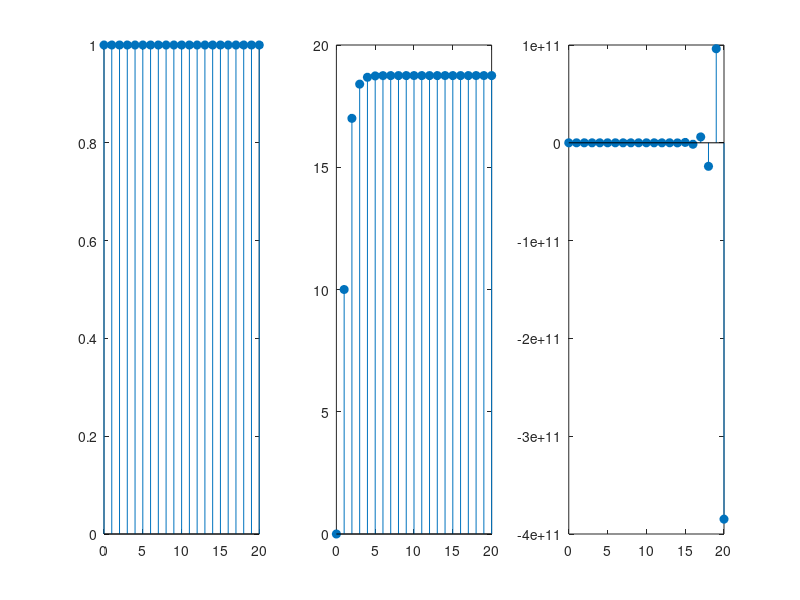

Write the MATLAB code that produced this figure. (Note: this script raises an error after producing the figure.)
% U3_Ejercicio_02
% Obtener Transformada  Z inversa con los coeficientes de los polinomios y con expresión simbólica

% Limpiar
clear;
clc;

% PRIMER METODO: Con coeficientes de polinomios se debe tener expresada la función en Z en exponentes positivos y ordenados de grado menor a mayor

% Declarar hasta que k se va a calcular
k=20;

% Declarar la señal impulso unitario
h=[1 zeros(1, k)];

% F1Z=z/(z-1)
num1Z=[1 0];        % Numerador
den1Z=[1 -1];        % Denominador

% Filtro digital unidimensional para implementar ecuaciones de diferencias para F1Z
x1k=filter(num1Z, den1Z, h)

% F2Z=(10z+5)/((z-1)(z-0.2))
num2Z=[0 10 5];            % Numerador
den2Z=[1 -1.2 0.2];        % Denominador

% Filtro digital unidimensional para implementar ecuaciones de diferencias para F2Z
x2k=filter(num2Z, den2Z, h)

% F3Z=(2z+1)/(z^2+3z-4)
num3Z=[0 2 1];        % Numerador
den3Z=[1 3 -4];        % Denominador

% Filtro digital unidimensional para implementar ecuaciones de diferencias para F3Z
x3k=filter(num3Z, den3Z, h)

% Graficar
n=0:k;

subplot(1, 3, 1)
stem(n, x1k, 'filled')

subplot(1, 3, 2)
stem(n, x2k, 'filled')

subplot(1, 3, 3)
stem(n, x3k, 'filled')

% SEGUNDO METODO: Con expresion simbólica se deben declarar las variables simbolicas

% Variables de cálculo simbólico
syms z;

% Para obtener la Transformada Z inversa se usa "iztrans" y el resultado esta dado en términos de n muestras

F1Z=z/(z-1);
x1t=iztrans(F1Z)

F2Z=(10*z+5)/(z^2-1.2*z+0.2);
x2t=iztrans(F2Z)

F3Z=(2*z+1)/(z^2+3*z-4);
x3t=iztrans(F3Z)

F4Z=(z)/(z-1)^2;
x4t=iztrans(F4Z)
